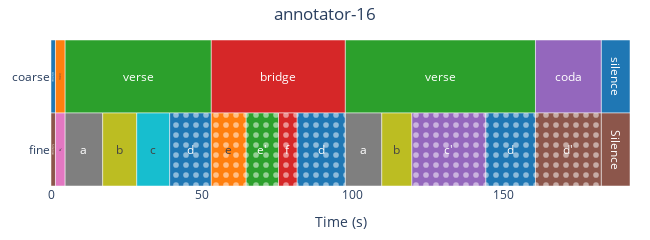

Notebook cell for this chart:
### Code cell
ref.plot()

### Figure 1 — Plotly figure (JSON) as saved in the notebook; plotly's stock layout.template omitted (floating-point values rounded to 4 significant figures)
{"data": [{"base": [0, 182.3], "customdata": ["<b>silence</b><br>Layer: coarse<br>Start: 0.000s<br>End: 1.486s<br>Duration: 1.486s", "<b>silence</b><br>Layer: coarse<br>Start: 182.346s<br>End: 191.896s<br>Duration: 9.549s"], "hovertemplate": "%{customdata}<extra></extra>", "insidetextanchor": "middle", "marker": {"color": "#1F77B4", "line": {"color": "white", "width": 0.5}, "pattern": {"fgcolor": "white", "fgopacity": 0.5, "shape": "", "solidity": 0.25}}, "name": "silence", "orientation": "h", "showlegend": true, "text": ["silence", "silence"], "textposition": "inside", "type": "bar", "width": 1, "x": [1.486, 9.549], "y": ["coarse", "coarse"]}, {"base": [1.486], "customdata": ["<b>intro</b><br>Layer: coarse<br>Start: 1.486s<br>End: 4.692s<br>Duration: 3.206s"], "hovertemplate": "%{customdata}<extra></extra>", "insidetextanchor": "middle", "marker": {"color": "#FF7F0E", "line": {"color": "white", "width": 0.5}, "pattern": {"fgcolor": "white", "fgopacity": 0.5, "shape": "", "solidity": 0.25}}, "name": "intro", "orientation": "h", "showlegend": true, "text": ["intro"], "textposition": "inside", "type": "bar", "width": 1, "x": [3.206], "y": ["coarse"]}, {"base": [4.692, 97.5], "customdata": ["<b>verse</b><br>Layer: coarse<br>Start: 4.692s<br>End: 53.127s<br>Duration: 48.435s", "<b>verse</b><br>Layer: coarse<br>Start: 97.501s<br>End: 160.568s<br>Duration: 63.067s"], "hovertemplate": "%{customdata}<extra></extra>", "insidetextanchor": "middle", "marker": {"color": "#2CA02C", "line": {"color": "white", "width": 0.5}, "pattern": {"fgcolor": "white", "fgopacity": 0.5, "shape": "", "solidity": 0.25}}, "name": "verse", "orientation": "h", "showlegend": true, "text": ["verse", "verse"], "textposition": "inside", "type": "bar", "width": 1, "x": [48.44, 63.07], "y": ["coarse", "coarse"]}, {"base": [53.13], "customdata": ["<b>bridge</b><br>Layer: coarse<br>Start: 53.127s<br>End: 97.501s<br>Duration: 44.373s"], "hovertemplate": "%{customdata}<extra></extra>", "insidetextanchor": "middle", "marker": {"color": "#D62728", "line": {"color": "white", "width": 0.5}, "pattern": {"fgcolor": "white", "fgopacity": 0.5, "shape": "", "solidity": 0.25}}, "name": "bridge", "orientation": "h", "showlegend": true, "text": ["bridge"], "textposition": "inside", "type": "bar", "width": 1, "x": [44.37], "y": ["coarse"]}, {"base": [160.6], "customdata": ["<b>coda</b><br>Layer: coarse<br>Start: 160.568s<br>End: 182.346s<br>Duration: 21.779s"], "hovertemplate": "%{customdata}<extra></extra>", "insidetextanchor": "middle", "marker": {"color": "#9467BD", "line": {"color": "white", "width": 0.5}, "pattern": {"fgcolor": "white", "fgopacity": 0.5, "shape": "", "solidity": 0.25}}, "name": "coda", "orientation": "h", "showlegend": true, "text": ["coda"], "textposition": "inside", "type": "bar", "width": 1, "x": [21.78], "y": ["coarse"]}, {"base": [0, 182.3], "customdata": ["<b>Silence</b><br>Layer: fine<br>Start: 0.000s<br>End: 1.486s<br>Duration: 1.486s", "<b>Silence</b><br>Layer: fine<br>Start: 182.346s<br>End: 191.896s<br>Duration: 9.549s"], "hovertemplate": "%{customdata}<extra></extra>", "insidetextanchor": "middle", "marker": {"color": "#8C564B", "line": {"color": "white", "width": 0.5}, "pattern": {"fgcolor": "white", "fgopacity": 0.5, "shape": "", "solidity": 0.25}}, "name": "Silence", "orientation": "h", "showlegend": true, "text": ["Silence", "Silence"], "textposition": "inside", "type": "bar", "width": 1, "x": [1.486, 9.549], "y": ["fine", "fine"]}, {"base": [1.486], "customdata": ["<b>a'</b><br>Layer: fine<br>Start: 1.486s<br>End: 4.692s<br>Duration: 3.206s"], "hovertemplate": "%{customdata}<extra></extra>", "insidetextanchor": "middle", "marker": {"color": "#E377C2", "line": {"color": "white", "width": 0.5}, "pattern": {"fgcolor": "white", "fgopacity": 0.5, "shape": "", "solidity": 0.25}}, "name": "a'", "orientation": "h", "showlegend": true, "text": ["a'"], "textposition": "inside", "type": "bar", "width": 1, "x": [3.206], "y": ["fine"]}, {"base": [4.692, 97.5], "customdata": ["<b>a</b><br>Layer: fine<br>Start: 4.692s<br>End: 17.133s<br>Duration: 12.441s", "<b>a</b><br>Layer: fine<br>Start: 97.501s<br>End: 109.631s<br>Duration: 12.131s"], "hovertemplate": "%{customdata}<extra></extra>", "insidetextanchor": "middle", "marker": {"color": "#7F7F7F", "line": {"color": "white", "width": 0.5}, "pattern": {"fgcolor": "white", "fgopacity": 0.5, "shape": "", "solidity": 0.25}}, "name": "a", "orientation": "h", "showlegend": true, "text": ["a", "a"], "textposition": "inside", "type": "bar", "width": 1, "x": [12.44, 12.13], "y": ["fine", "fine"]}, {"base": [17.13, 109.6], "customdata": ["<b>b</b><br>Layer: fine<br>Start: 17.133s<br>End: 28.417s<br>Duration: 11.284s", "<b>b</b><br>Layer: fine<br>Start: 109.631s<br>End: 119.598s<br>Duration: 9.967s"], "hovertemplate": "%{customdata}<extra></extra>", "insidetextanchor": "middle", "marker": {"color": "#BCBD22", "line": {"color": "white", "width": 0.5}, "pattern": {"fgcolor": "white", "fgopacity": 0.5, "shape": "", "solidity": 0.25}}, "name": "b", "orientation": "h", "showlegend": true, "text": ["b", "b"], "textposition": "inside", "type": "bar", "width": 1, "x": [11.28, 9.967], "y": ["fine", "fine"]}, {"base": [28.42], "customdata": ["<b>c</b><br>Layer: fine<br>Start: 28.417s<br>End: 39.335s<br>Duration: 10.918s"], "hovertemplate": "%{customdata}<extra></extra>", "insidetextanchor": "middle", "marker": {"color": "#17BECF", "line": {"color": "white", "width": 0.5}, "pattern": {"fgcolor": "white", "fgopacity": 0.5, "shape": "", "solidity": 0.25}}, "name": "c", "orientation": "h", "showlegend": true, "text": ["c"], "textposition": "inside", "type": "bar", "width": 1, "x": [10.92], "y": ["fine"]}, {"base": [39.33, 81.53, 144.1], "customdata": ["<b>d</b><br>Layer: fine<br>Start: 39.335s<br>End: 53.127s<br>Duration: 13.793s", "<b>d</b><br>Layer: fine<br>Start: 81.530s<br>End: 97.501s<br>Duration: 15.971s", "<b>d</b><br>Layer: fine<br>Start: 144.080s<br>End: 160.568s<br>Duration: 16.488s"], "hovertemplate": "%{customdata}<extra></extra>", "insidetextanchor": "middle", "marker": {"color": "#1F77B4", "line": {"color": "white", "width": 0.5}, "pattern": {"fgcolor": "white", "fgopacity": 0.5, "shape": ".", "solidity": 0.25}}, "name": "d", "orientation": "h", "showlegend": true, "text": ["d", "d", "d"], "textposition": "inside", "type": "bar", "width": 1, "x": [13.79, 15.97, 16.49], "y": ["fine", "fine", "fine"]}, {"base": [53.13], "customdata": ["<b>e</b><br>Layer: fine<br>Start: 53.127s<br>End: 64.691s<br>Duration: 11.564s"], "hovertemplate": "%{customdata}<extra></extra>", "insidetextanchor": "middle", "marker": {"color": "#FF7F0E", "line": {"color": "white", "width": 0.5}, "pattern": {"fgcolor": "white", "fgopacity": 0.5, "shape": ".", "solidity": 0.25}}, "name": "e", "orientation": "h", "showlegend": true, "text": ["e"], "textposition": "inside", "type": "bar", "width": 1, "x": [11.56], "y": ["fine"]}, {"base": [64.69], "customdata": ["<b>e'</b><br>Layer: fine<br>Start: 64.691s<br>End: 75.402s<br>Duration: 10.711s"], "hovertemplate": "%{customdata}<extra></extra>", "insidetextanchor": "middle", "marker": {"color": "#2CA02C", "line": {"color": "white", "width": 0.5}, "pattern": {"fgcolor": "white", "fgopacity": 0.5, "shape": ".", "solidity": 0.25}}, "name": "e'", "orientation": "h", "showlegend": true, "text": ["e'"], "textposition": "inside", "type": "bar", "width": 1, "x": [10.71], "y": ["fine"]}, {"base": [75.4], "customdata": ["<b>f</b><br>Layer: fine<br>Start: 75.402s<br>End: 81.530s<br>Duration: 6.128s"], "hovertemplate": "%{customdata}<extra></extra>", "insidetextanchor": "middle", "marker": {"color": "#D62728", "line": {"color": "white", "width": 0.5}, "pattern": {"fgcolor": "white", "fgopacity": 0.5, "shape": ".", "solidity": 0.25}}, "name": "f", "orientation": "h", "showlegend": true, "text": ["f"], "textposition": "inside", "type": "bar", "width": 1, "x": [6.128], "y": ["fine"]}, {"base": [119.6], "customdata": ["<b>c'</b><br>Layer: fine<br>Start: 119.598s<br>End: 144.080s<br>Duration: 24.482s"], "hovertemplate": "%{customdata}<extra></extra>", "insidetextanchor": "middle", "marker": {"color": "#9467BD", "line": {"color": "white", "width": 0.5}, "pattern": {"fgcolor": "white", "fgopacity": 0.5, "shape": ".", "solidity": 0.25}}, "name": "c'", "orientation": "h", "showlegend": true, "text": ["c'"], "textposition": "inside", "type": "bar", "width": 1, "x": [24.48], "y": ["fine"]}, {"base": [160.6], "customdata": ["<b>d'</b><br>Layer: fine<br>Start: 160.568s<br>End: 182.346s<br>Duration: 21.779s"], "hovertemplate": "%{customdata}<extra></extra>", "insidetextanchor": "middle", "marker": {"color": "#8C564B", "line": {"color": "white", "width": 0.5}, "pattern": {"fgcolor": "white", "fgopacity": 0.5, "shape": ".", "solidity": 0.25}}, "name": "d'", "orientation": "h", "showlegend": true, "text": ["d'"], "textposition": "inside", "type": "bar", "width": 1, "x": [21.78], "y": ["fine"]}], "layout": {"barmode": "overlay", "height": 120, "margin": {"b": 20, "l": 20, "r": 20, "t": 40}, "showlegend": false, "title": {"text": "annotator-16", "x": 0.5}, "width": 650, "xaxis": {"range": [0, 191.9], "title": {"text": "Time (s)"}}, "yaxis": {"categoryarray": ["fine", "coarse"], "categoryorder": "array", "title": {}}}}
